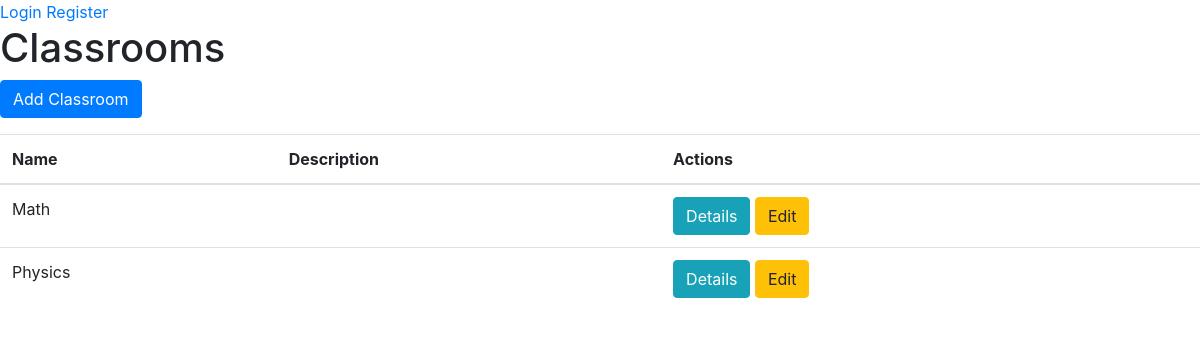
Page /classrooms/ on the earlier database version.
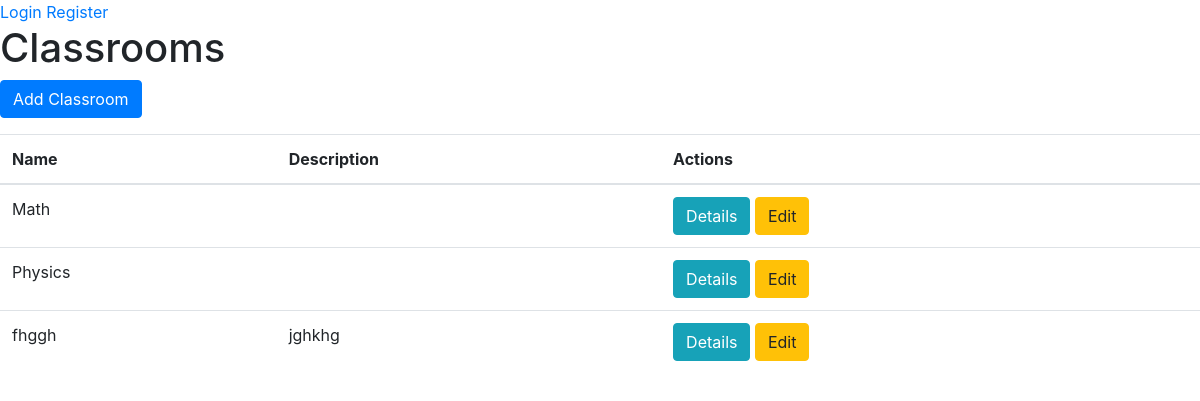
Same page on the later database version.
### classroom/models.py (models this page shows)
class Classroom(models.Model):
    name = models.CharField(max_length=255)
    description = models.TextField(blank=True)
    students = models.ManyToManyField(User, related_name="classrooms")

### classroom/views.py (the view)
# urls.py: path('classrooms/', views.ClassroomListView.as_view(), name='classroom_list'),
class ClassroomListView(ListView):
    model = Classroom
    template_name = 'classroom_list.html'

### classroom/templates/classroom_list.html
{% extends 'base.html' %}
{% block content %}
<h1>Classrooms</h1>
<a href="{% url 'classroom_add' %}" class="btn btn-primary mb-3">Add Classroom</a>
<table class="table">
    <thead>
        <tr>
            <th>Name</th>
            <th>Description</th>
            <th>Actions</th>
        </tr>
    </thead>
    <tbody>
        {% for classroom in object_list %}
        <tr>
            <td>{{ classroom.name }}</td>
            <td>{{ classroom.description }}</td>
            <td>
                <a href="{% url 'classroom_detail' classroom.pk %}" class="btn btn-info">Details</a>
                <a href="{% url 'classroom_edit' classroom.pk %}" class="btn btn-warning">Edit</a>
            </td>
        </tr>
        {% empty %}
        <tr>
            <td colspan="3">No classrooms available.</td>
        </tr>
        {% endfor %}
    </tbody>
</table>
{% endblock %}

Differences in the rows shown:
added Classroom: name "fhggh", description "jghkhg"
